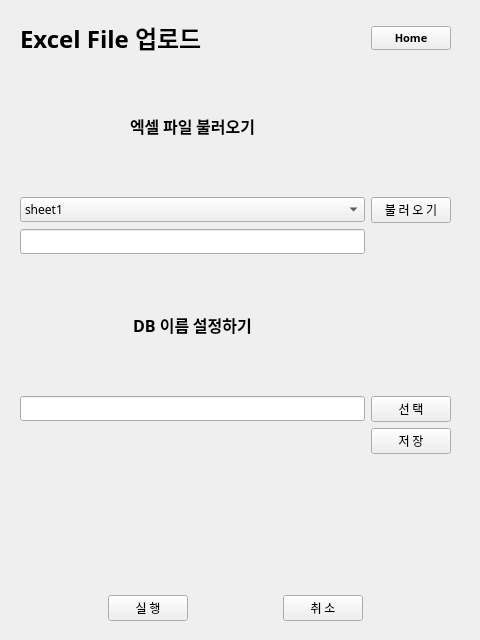
<?xml version="1.0" encoding="UTF-8"?>
<ui version="4.0">
 <class>Form</class>
 <widget class="QWidget" name="Form">
  <property name="geometry">
   <rect>
    <x>0</x>
    <y>0</y>
    <width>480</width>
    <height>640</height>
   </rect>
  </property>
  <property name="windowTitle">
   <string>Form</string>
  </property>
  <widget class="QWidget" name="gridLayoutWidget">
   <property name="geometry">
    <rect>
     <x>20</x>
     <y>20</y>
     <width>431</width>
     <height>601</height>
    </rect>
   </property>
   <layout class="QGridLayout" name="gridLayout">
    <item row="7" column="1">
     <widget class="QPushButton" name="excel_savebtn">
      <property name="font">
       <font>
        <family>나눔스퀘어라운드 Regular</family>
        <pointsize>9</pointsize>
       </font>
      </property>
      <property name="text">
       <string>저 장</string>
      </property>
     </widget>
    </item>
    <item row="4" column="0">
     <widget class="QLineEdit" name="showfilename">
      <property name="font">
       <font>
        <family>나눔스퀘어라운드 Regular</family>
       </font>
      </property>
     </widget>
    </item>
    <item row="3" column="0">
     <widget class="QComboBox" name="setsheet">
      <property name="font">
       <font>
        <family>나눔스퀘어라운드 Regular</family>
       </font>
      </property>
      <item>
       <property name="text">
        <string>sheet1</string>
       </property>
      </item>
      <item>
       <property name="text">
        <string>sheet2</string>
       </property>
      </item>
     </widget>
    </item>
    <item row="2" column="0">
     <widget class="QLabel" name="label_2">
      <property name="font">
       <font>
        <family>나눔스퀘어라운드 Bold</family>
        <pointsize>12</pointsize>
        <weight>75</weight>
        <bold>true</bold>
       </font>
      </property>
      <property name="text">
       <string>&lt;html&gt;&lt;head/&gt;&lt;body&gt;&lt;p align=&quot;center&quot;&gt;엑셀 파일 불러오기&lt;/p&gt;&lt;/body&gt;&lt;/html&gt;</string>
      </property>
     </widget>
    </item>
    <item row="1" column="0">
     <widget class="QLabel" name="label">
      <property name="font">
       <font>
        <family>나눔스퀘어라운드 ExtraBold</family>
        <pointsize>18</pointsize>
        <weight>75</weight>
        <bold>true</bold>
       </font>
      </property>
      <property name="text">
       <string>Excel File 업로드</string>
      </property>
     </widget>
    </item>
    <item row="5" column="0">
     <widget class="QLabel" name="label_3">
      <property name="font">
       <font>
        <family>나눔스퀘어라운드 Bold</family>
        <pointsize>12</pointsize>
        <weight>75</weight>
        <bold>true</bold>
       </font>
      </property>
      <property name="text">
       <string>&lt;html&gt;&lt;head/&gt;&lt;body&gt;&lt;p align=&quot;center&quot;&gt;DB 이름 설정하기&lt;/p&gt;&lt;/body&gt;&lt;/html&gt;</string>
      </property>
     </widget>
    </item>
    <item row="1" column="1">
     <widget class="QPushButton" name="excel_homebtn">
      <property name="font">
       <font>
        <family>나눔스퀘어라운드 Bold</family>
        <pointsize>8</pointsize>
        <weight>75</weight>
        <bold>true</bold>
       </font>
      </property>
      <property name="text">
       <string>Home</string>
      </property>
     </widget>
    </item>
    <item row="9" column="0" colspan="2">
     <layout class="QHBoxLayout" name="horizontalLayout">
      <item>
       <spacer name="horizontalSpacer">
        <property name="orientation">
         <enum>Qt::Horizontal</enum>
        </property>
        <property name="sizeHint" stdset="0">
         <size>
          <width>40</width>
          <height>20</height>
         </size>
        </property>
       </spacer>
      </item>
      <item>
       <widget class="QPushButton" name="excel_actbtn">
        <property name="font">
         <font>
          <family>나눔스퀘어라운드 Regular</family>
         </font>
        </property>
        <property name="text">
         <string>실 행</string>
        </property>
       </widget>
      </item>
      <item>
       <spacer name="horizontalSpacer_2">
        <property name="orientation">
         <enum>Qt::Horizontal</enum>
        </property>
        <property name="sizeHint" stdset="0">
         <size>
          <width>40</width>
          <height>20</height>
         </size>
        </property>
       </spacer>
      </item>
      <item>
       <widget class="QPushButton" name="excel_closebtn">
        <property name="font">
         <font>
          <family>나눔스퀘어라운드 Regular</family>
         </font>
        </property>
        <property name="text">
         <string>취 소</string>
        </property>
       </widget>
      </item>
      <item>
       <spacer name="horizontalSpacer_3">
        <property name="orientation">
         <enum>Qt::Horizontal</enum>
        </property>
        <property name="sizeHint" stdset="0">
         <size>
          <width>40</width>
          <height>20</height>
         </size>
        </property>
       </spacer>
      </item>
     </layout>
    </item>
    <item row="8" column="0" colspan="2">
     <widget class="QLabel" name="showtext">
      <property name="font">
       <font>
        <family>나눔스퀘어라운드 Regular</family>
       </font>
      </property>
      <property name="text">
       <string/>
      </property>
     </widget>
    </item>
    <item row="3" column="1">
     <widget class="QPushButton" name="excel_importbtn">
      <property name="font">
       <font>
        <family>나눔스퀘어라운드 Regular</family>
        <pointsize>9</pointsize>
        <weight>50</weight>
        <bold>false</bold>
       </font>
      </property>
      <property name="text">
       <string>불 러 오 기</string>
      </property>
     </widget>
    </item>
    <item row="6" column="0">
     <widget class="QLineEdit" name="setname">
      <property name="font">
       <font>
        <family>나눔스퀘어라운드 Regular</family>
       </font>
      </property>
     </widget>
    </item>
    <item row="6" column="1">
     <widget class="QPushButton" name="selectbtn">
      <property name="font">
       <font>
        <family>나눔스퀘어라운드 Regular</family>
        <weight>50</weight>
        <bold>false</bold>
       </font>
      </property>
      <property name="text">
       <string>선 택</string>
      </property>
     </widget>
    </item>
    <item row="7" column="0">
     <widget class="QLabel" name="showdbname">
      <property name="text">
       <string/>
      </property>
     </widget>
    </item>
   </layout>
  </widget>
 </widget>
 <resources/>
 <connections/>
</ui>
